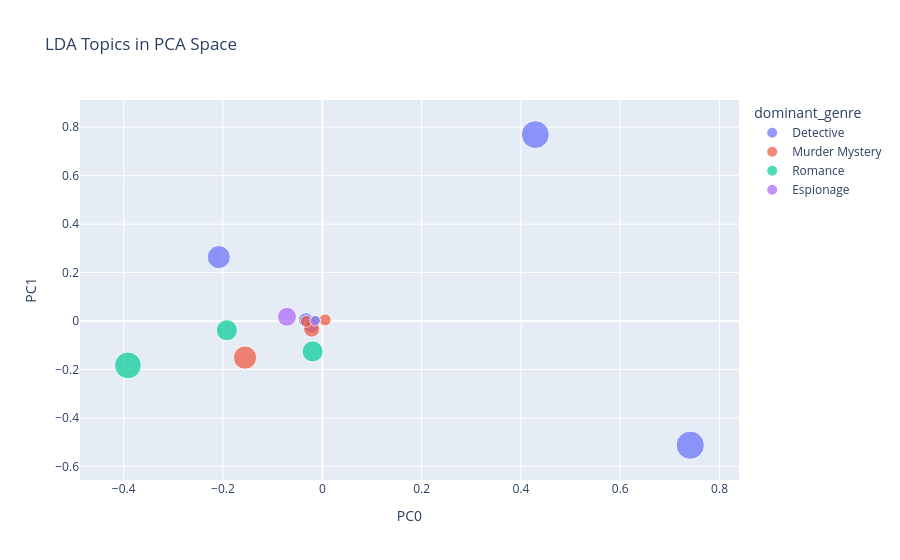

The code cell stored with this chart in its notebook:
### Code cell
# plot
px.scatter(
    topic_coords,
    x='PC0', y='PC1',
    size='mean_weight',
    color='dominant_genre',
    hover_name=topic_coords.index,
    hover_data=['top_terms'],
    title='LDA Topics in PCA Space'
)

### Figure 1 — Plotly figure (JSON) as saved in the notebook; plotly's stock layout.template omitted (floating-point values rounded to 4 significant figures)
{"data": [{"customdata": [["inspector window sir doctor table friend evening minutes question chair"], ["friend word girl car letter train manner fellow hands window"], ["girl doctor table minutes friend lady bed window floor end"], ["police car friend lady wife men sir inspector ami road"], ["cabin deck evidence prisoner friend coffee strychnine paper point murder"]], "hovertemplate": "<b>%{hovertext}</b><br><br>dominant_genre=Detective<br>PC0=%{x}<br>PC1=%{y}<br>mean_weight=%{marker.size}<br>top_terms=%{customdata[0]}<extra></extra>", "hovertext": [0.0, 1.0, 3.0, 9.0, 10.0], "legendgroup": "Detective", "marker": {"color": "#636efa", "size": [0.09174, 0.1377, 0.1344, 0.03662, 0.03744], "sizemode": "area", "sizeref": 0.0003443, "symbol": "circle"}, "mode": "markers", "name": "Detective", "orientation": "v", "showlegend": true, "type": "scatter", "x": [-0.2085, 0.741, 0.429, -0.03339, -0.02228], "xaxis": "x", "y": [0.2636, -0.5127, 0.7695, 0.004259, -0.01988], "yaxis": "y"}, {"customdata": [["father millionaire secretary daughter train jewels girl lady sir car"], ["death doctor years mistress friend sir money husband manner world"], ["murder crime body magistrate police inspector window husband point murderer"], ["sir friend key paper coffee letter mistress window evidence crime"]], "hovertemplate": "<b>%{hovertext}</b><br><br>dominant_genre=Murder Mystery<br>PC0=%{x}<br>PC1=%{y}<br>mean_weight=%{marker.size}<br>top_terms=%{customdata[0]}<extra></extra>", "hovertext": [2.0, 8.0, 13.0, 14.0], "legendgroup": "Murder Mystery", "marker": {"color": "#EF553B", "size": [0.0458, 0.02391, 0.09376, 0.02511], "sizemode": "area", "sizeref": 0.0003443, "symbol": "circle"}, "mode": "markers", "name": "Murder Mystery", "orientation": "v", "showlegend": true, "type": "scatter", "x": [-0.02147, -0.0323, -0.1557, 0.005655], "xaxis": "x", "y": [-0.03305, -0.001235, -0.151, 0.004499], "yaxis": "y"}, {"customdata": [["girl mother money boy sister years love child letter father"], ["music darling love doctor suit point diamonds minutes men meeting"], ["train music compartment story love years world diamonds money race"], ["boy father lot years mother bit girl lady sort word"]], "hovertemplate": "<b>%{hovertext}</b><br><br>dominant_genre=Romance<br>PC0=%{x}<br>PC1=%{y}<br>mean_weight=%{marker.size}<br>top_terms=%{customdata[0]}<extra></extra>", "hovertext": [4.0, 5.0, 6.0, 11.0], "legendgroup": "Romance", "marker": {"color": "#00cc96", "size": [0.07717, 0.01412, 0.07676, 0.1236], "sizemode": "area", "sizeref": 0.0003443, "symbol": "circle"}, "mode": "markers", "name": "Romance", "orientation": "v", "showlegend": true, "type": "scatter", "x": [-0.1922, -0.01319, -0.01953, -0.3915], "xaxis": "x", "y": [-0.03815, 0.004578, -0.1256, -0.1832], "yaxis": "y"}, {"customdata": [["clocks oclock strychnine bed evidence alarm sound clock servants inquest"], ["chimneys letters business memoirs gentleman work bundle party hotel manuscript"]], "hovertemplate": "<b>%{hovertext}</b><br><br>dominant_genre=Espionage<br>PC0=%{x}<br>PC1=%{y}<br>mean_weight=%{marker.size}<br>top_terms=%{customdata[0]}<extra></extra>", "hovertext": [7.0, 12.0], "legendgroup": "Espionage", "marker": {"color": "#ab63fa", "size": [0.01972, 0.06225], "sizemode": "area", "sizeref": 0.0003443, "symbol": "circle"}, "mode": "markers", "name": "Espionage", "orientation": "v", "showlegend": true, "type": "scatter", "x": [-0.01439, -0.07119], "xaxis": "x", "y": [0.0008, 0.01759], "yaxis": "y"}], "layout": {"legend": {"itemsizing": "constant", "title": {"text": "dominant_genre"}, "tracegroupgap": 0}, "title": {"text": "LDA Topics in PCA Space"}, "xaxis": {"anchor": "y", "domain": [0, 1], "title": {"text": "PC0"}}, "yaxis": {"anchor": "x", "domain": [0, 1], "title": {"text": "PC1"}}}}
